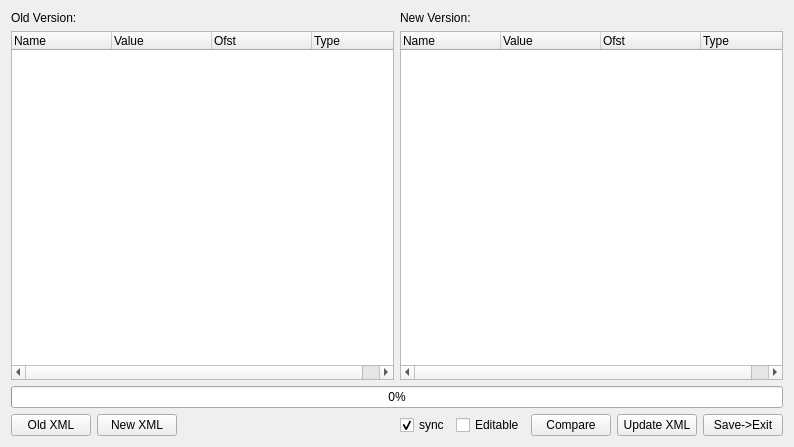
<?xml version="1.0" encoding="UTF-8"?>
<ui version="4.0">
 <class>FlashUpdateWidget</class>
 <widget class="QWidget" name="FlashUpdateWidget">
  <property name="geometry">
   <rect>
    <x>0</x>
    <y>0</y>
    <width>794</width>
    <height>447</height>
   </rect>
  </property>
  <property name="windowTitle">
   <string>FlashUpdateWidget</string>
  </property>
  <layout class="QGridLayout" name="gridLayout">
   <item row="2" column="1">
    <layout class="QHBoxLayout" name="horizontalLayout_2">
     <item>
      <widget class="QPushButton" name="btnOld">
       <property name="text">
        <string>Old XML</string>
       </property>
      </widget>
     </item>
     <item>
      <widget class="QPushButton" name="btnNew">
       <property name="text">
        <string>New XML</string>
       </property>
      </widget>
     </item>
     <item>
      <spacer name="horizontalSpacer">
       <property name="orientation">
        <enum>Qt::Horizontal</enum>
       </property>
       <property name="sizeHint" stdset="0">
        <size>
         <width>40</width>
         <height>20</height>
        </size>
       </property>
      </spacer>
     </item>
     <item>
      <widget class="QCheckBox" name="checkBox_sync">
       <property name="text">
        <string>sync</string>
       </property>
       <property name="checked">
        <bool>true</bool>
       </property>
      </widget>
     </item>
     <item>
      <widget class="QCheckBox" name="checkBox">
       <property name="text">
        <string>Editable</string>
       </property>
      </widget>
     </item>
     <item>
      <widget class="QPushButton" name="btnCompare">
       <property name="text">
        <string>Compare</string>
       </property>
      </widget>
     </item>
     <item>
      <widget class="QPushButton" name="btnUpdate">
       <property name="text">
        <string>Update XML</string>
       </property>
      </widget>
     </item>
     <item>
      <widget class="QPushButton" name="btnExit">
       <property name="text">
        <string>Save-&gt;Exit</string>
       </property>
      </widget>
     </item>
    </layout>
   </item>
   <item row="1" column="1">
    <widget class="QProgressBar" name="progressBar">
     <property name="value">
      <number>0</number>
     </property>
     <property name="alignment">
      <set>Qt::AlignCenter</set>
     </property>
     <property name="textDirection">
      <enum>QProgressBar::TopToBottom</enum>
     </property>
    </widget>
   </item>
   <item row="0" column="1">
    <layout class="QHBoxLayout" name="horizontalLayout">
     <item>
      <layout class="QVBoxLayout" name="verticalLayout">
       <item>
        <widget class="QLabel" name="label_oldVersion">
         <property name="text">
          <string>Old Version:</string>
         </property>
        </widget>
       </item>
       <item>
        <widget class="QTreeWidget" name="treeOld">
         <property name="sizePolicy">
          <sizepolicy hsizetype="Expanding" vsizetype="Expanding">
           <horstretch>0</horstretch>
           <verstretch>0</verstretch>
          </sizepolicy>
         </property>
         <column>
          <property name="text">
           <string>Name</string>
          </property>
         </column>
         <column>
          <property name="text">
           <string>Value</string>
          </property>
         </column>
         <column>
          <property name="text">
           <string>Ofst</string>
          </property>
         </column>
         <column>
          <property name="text">
           <string>Type</string>
          </property>
         </column>
        </widget>
       </item>
      </layout>
     </item>
     <item>
      <layout class="QVBoxLayout" name="verticalLayout_2">
       <item>
        <widget class="QLabel" name="label_newVersion">
         <property name="text">
          <string>New Version:</string>
         </property>
        </widget>
       </item>
       <item>
        <widget class="QTreeWidget" name="treeNew">
         <property name="sizePolicy">
          <sizepolicy hsizetype="Expanding" vsizetype="Expanding">
           <horstretch>0</horstretch>
           <verstretch>0</verstretch>
          </sizepolicy>
         </property>
         <column>
          <property name="text">
           <string>Name</string>
          </property>
         </column>
         <column>
          <property name="text">
           <string>Value</string>
          </property>
         </column>
         <column>
          <property name="text">
           <string>Ofst</string>
          </property>
         </column>
         <column>
          <property name="text">
           <string>Type</string>
          </property>
         </column>
        </widget>
       </item>
      </layout>
     </item>
    </layout>
   </item>
  </layout>
 </widget>
 <layoutdefault spacing="6" margin="11"/>
 <resources/>
 <connections/>
</ui>
